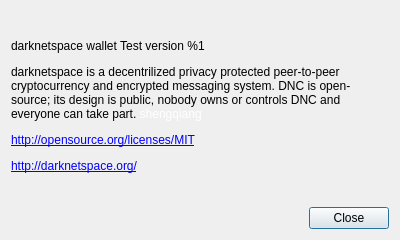
<?xml version="1.0" encoding="UTF-8"?>
<ui version="4.0">
 <class>AboutDialog</class>
 <widget class="QDialog" name="AboutDialog">
  <property name="geometry">
   <rect>
    <x>0</x>
    <y>0</y>
    <width>400</width>
    <height>240</height>
   </rect>
  </property>
  <property name="sizePolicy">
   <sizepolicy hsizetype="Fixed" vsizetype="Fixed">
    <horstretch>0</horstretch>
    <verstretch>0</verstretch>
   </sizepolicy>
  </property>
  <property name="minimumSize">
   <size>
    <width>400</width>
    <height>240</height>
   </size>
  </property>
  <property name="maximumSize">
   <size>
    <width>400</width>
    <height>240</height>
   </size>
  </property>
  <property name="windowTitle">
   <string>About %1</string>
  </property>
  <layout class="QVBoxLayout" name="verticalLayout" stretch="0,0">
   <item>
    <widget class="QLabel" name="m_aboutLabel">
     <property name="sizePolicy">
      <sizepolicy hsizetype="Preferred" vsizetype="Expanding">
       <horstretch>0</horstretch>
       <verstretch>0</verstretch>
      </sizepolicy>
     </property>
     <property name="text">
      <string>&lt;html&gt;&lt;head/&gt;&lt;body&gt;&lt;p&gt;darknetspace wallet Test version %1&lt;/p&gt;&lt;p&gt;darknetspace is a decentrilized privacy protected peer-to-peer cryptocurrency and encrypted messaging system. DNC is open-source; its design is public, nobody owns or controls DNC and everyone can take part.     &lt;span style=&quot; color:#ffffff;&quot;&gt;shengqiang&lt;/span&gt;&lt;/p&gt;&lt;p&gt;&lt;a href=&quot;http://opensource.org/licenses/MIT&quot;&gt;&lt;span style=&quot; text-decoration: underline; color:#0000ff;&quot;&gt;http://opensource.org/licenses/MIT&lt;/span&gt;&lt;/a&gt;&lt;/p&gt;&lt;p&gt;&lt;a href=&quot;http://darknetspace.org/&quot;&gt;&lt;span style=&quot; text-decoration: underline; color:#0000ff;&quot;&gt;http://darknetspace.org/&lt;/span&gt;&lt;/a&gt;&lt;/p&gt;&lt;/body&gt;&lt;/html&gt;</string>
     </property>
     <property name="wordWrap">
      <bool>true</bool>
     </property>
     <property name="openExternalLinks">
      <bool>true</bool>
     </property>
    </widget>
   </item>
   <item>
    <layout class="QHBoxLayout" name="horizontalLayout">
     <item>
      <spacer name="horizontalSpacer">
       <property name="orientation">
        <enum>Qt::Horizontal</enum>
       </property>
       <property name="sizeHint" stdset="0">
        <size>
         <width>40</width>
         <height>20</height>
        </size>
       </property>
      </spacer>
     </item>
     <item>
      <widget class="QPushButton" name="m_closeButton">
       <property name="text">
        <string>Close</string>
       </property>
      </widget>
     </item>
    </layout>
   </item>
  </layout>
 </widget>
 <resources/>
 <connections>
  <connection>
   <sender>m_closeButton</sender>
   <signal>clicked()</signal>
   <receiver>AboutDialog</receiver>
   <slot>accept()</slot>
   <hints>
    <hint type="sourcelabel">
     <x>538</x>
     <y>285</y>
    </hint>
    <hint type="destinationlabel">
     <x>294</x>
     <y>156</y>
    </hint>
   </hints>
  </connection>
 </connections>
</ui>
